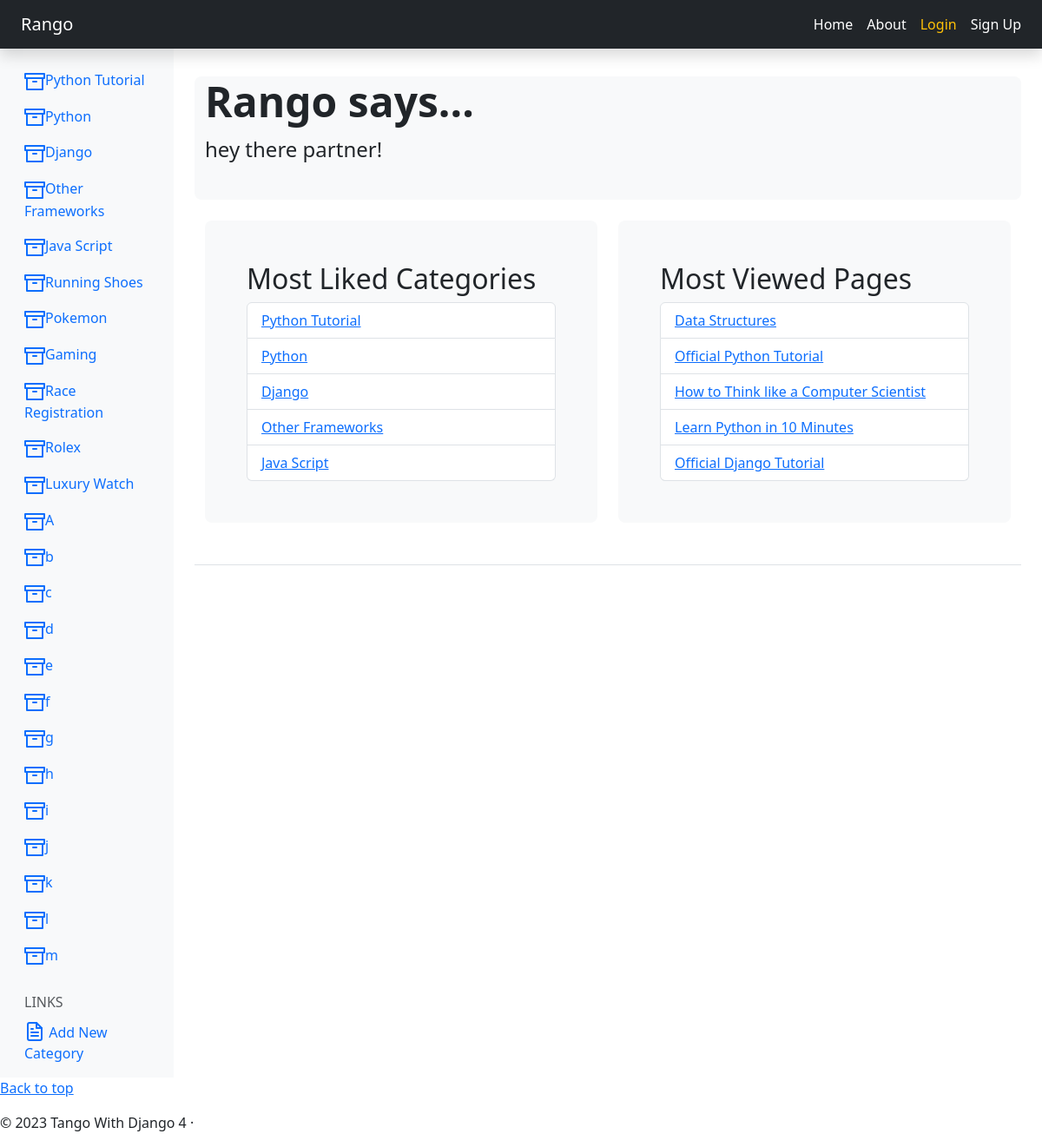
The app's page /, older data.
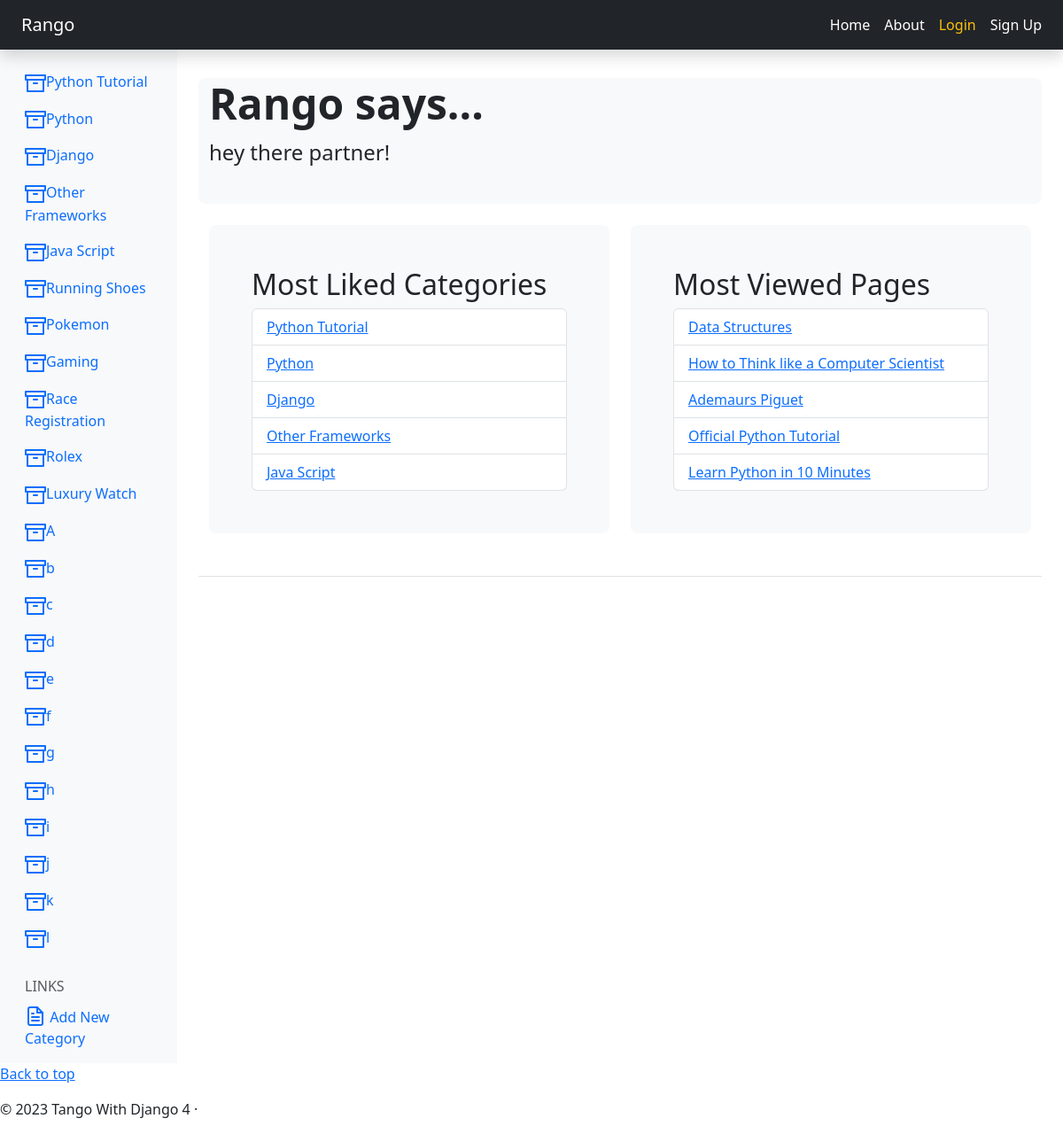
The same page, newer data.
### rango/models.py (models this page shows, shortened)
class Category(models.Model):
    name = models.CharField(max_length=128, unique=True)
    views = models.IntegerField(default=0)
    likes = models.IntegerField(default=0)
    slug = models.SlugField(unique=True)
    class Meta:
        verbose_name_plural = 'Categories'

class Page(models.Model):
    category = models.ForeignKey(Category, on_delete=models.CASCADE)
    title = models.CharField(max_length=128)
    url = models.URLField()
    views = models.IntegerField(default=0)

### rango/views.py (the view)
# urls.py: path('', views.index, name='index'),
def index(request):
    category_list = Category.objects.order_by('-likes')[:5]
    page_list = Page.objects.order_by('-views')[:5]
    context_dict = {}
    context_dict['boldmessage'] = 'Crunchy, creamy, cookie, candy, cupcake!'
    context_dict['categories'] = category_list
    context_dict['pages'] = page_list
    context_dict['visits'] = int(request.session.get('visits', '1'))
    response = render(request, 'rango/index.html', context=context_dict)
    response = visitor_cookies_handler(request, response)
    return response

### rango/templatetags/rango_template_tags.py (called while the page is built)
@register.inclusion_tag('rango/categories.html', takes_context=True)
def get_category_list(context, current_category=None):
    return {
        'categories': Category.objects.all(),
        'current_category': current_category,
        'user': context['user']
            }

### rango/views.py (called while the page is built)
def visitor_cookies_handler(request, response):
        visits = request.session.get('visits', '1')
        last_visit = request.session.get('last_visit')
        current_time = datetime.now()
        if last_visit:
            last_visit_time = datetime.strptime(last_visit, '%Y-%m-%d %H:%M:%S.%f')
            if (current_time - last_visit_time).days > 0:
                visits += 1
        else:
            visits = 1
        request.session['visits'] = visits
        request.session['last_visit'] = str(current_time)
        return response

### rango/templates/rango/index.html (shortened to what this page needs)
{% extends 'rango/base.html' %}
{% load static %}
    {% block body_block %}
    <div class="container-fluid py-3">
     <div class="row bg-light rounded-3">
        <h1 class="display-5 fw-bold">Rango says...</h1>
        <p class="col-md-8 fs-4">
            {% if user.is_authenticated %}
                howdy {{ user.username }}!
            {% else %}
                hey there partner!
            {% endif %} <br />
        </p>
            <strong>{{ aboldmessage }}</strong><br />
        </div>
    <div class="row py-4">
     <div class="col-md-6">
      <div class="h-100 p-5 bg-light rounded-3">
        <h2>Most Liked Categories</h2>
        {% if categories %}
         <ul class="list-group">
            {% for category in categories %}
                <li class="list-group-item">
                <a href="{% url 'rango:show_category' category.slug %}">{{ category.name }}</a>
                </li>
            {% endfor %}
            </ul>
        {% else %}
            <strong>There are no categories present.</strong>
        {% endif %}
        </div>
    </div>
    <div class="col-md-6">
     <div class="h-100 p-5 bg-light rounded-3">
      <h2>Most Viewed Pages</h2>
       {% if pages %}
        <ul class="list-group">
          {% for page in pages %}
            <li class="list-group-item">
           <a href="{{ page.url }}">{{ page.title }}</a></li>
          {% endfor %}
        </ul>
       {% else %}
         <strong>There are no pages present.</strong>
       {% endif %}
     </div>
    </div>
    </div>
{% endblock %}

### rango/templates/rango/categories.html
<ul class="nav flex-column">
{% if categories %}
    {% for c in categories %}
        {% if c == current_category %}
            <li class="nav-item">
                <a class="nav-link activate"
                    href="{% url 'rango:show_category' c.slug %}">
                       <span data-feather="archive"></span>{{ c.name }}
                </a>
            </li>
        {% else %}
            <li class="nav-item">
                <a class="nav-link"
                    href="{% url 'rango:show_category' c.slug %}">
                    <span data-feather="archive"></span>{{ c.name }}
                </a>
            </li>
        {% endif %}
    {% endfor %}
{% else %}
    <li class="nav-item">
        There are no categories present.
    </li>
{% endif %}
</ul>

Row changes from the older to the newer data that the page shows:
removed Category: name "m"
no longer on this page (row unchanged): Page: title "Official Django Tutorial"
changed Page "How to Think like a Computer Scientist": moves up the list
now on this page (row edited): Page: title "Ademaurs Piguet"
